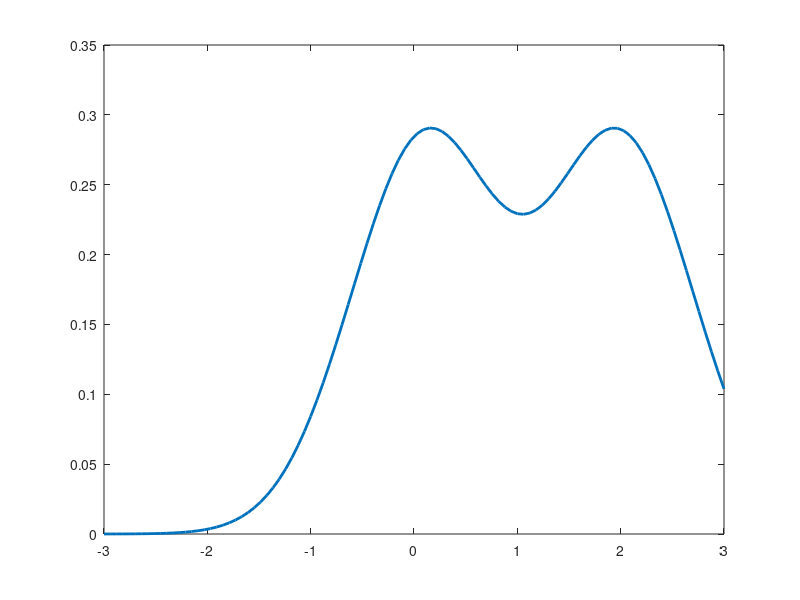

The MATLAB source for this figure: (Note: this script raises an error after producing the figure.)
clear all
close all
clc

%simulate data from a gaussian mixture

mu = [2; 0.1];
sigma = cat(3,0.5,0.5);
p = ones(1,2)/2;
gm = gmdistribution(mu,sigma,p);

gmPDF = @(x) arrayfun( @(x0) pdf(gm,x0), x);


rng('default') % For reproducibility
D = random(gm,300);


figure(1)
plot(linspace(-3,3),gmPDF(linspace(-3,3)),'LineWidth',2);
hold on
histogram(D,10,'Normalization','pdf');
title('Gaussian mixture pdf');
hold off
t_star=0.5;
u=@(D) exp(-D*t_star);

D_obs=0.8;
u_obs=u(D_obs)+normrnd(0,0.1);

X_data=u(D)+normrnd(0,0.1,[300,1]);
figure(2)
plot(X_data,D,'bo')
hold on
plot(u_obs,D_obs,'r*')
%% lets try the mdn to fit the model


% Set up network parameters.
nin = 1;			% Number of inputs.
nhidden = 100;			% Number of hidden units.
ncentres = 2;			% Number of mixture components.
dim_target = 1;			% Dimension of target space
mdntype = '0';			% Currently unused: reserved for future use
alpha = 100;			% Inverse variance for weight initialisation
				% Make variance small for good starting point

% Create and initialize network weight vector.
net = mdn(nin, nhidden, ncentres, dim_target, mdntype);
init_options = zeros(1, 18);
init_options(1) = -1;	% Suppress all messages
init_options(14) = 10;  % 10 iterations of K means in gmminit
net = mdninit(net, alpha, X_data, init_options);

options = zeros(1,18);
options(1) = 1;			% This provides display of error values.
options(14) = 200;		% Number of training cycles. 


disp('We initialise the neural network model, which is an MLP with a')
disp('Gaussian mixture model with three components and spherical variance')
disp('as the error function.  This enables us to model the complete')
disp('conditional density function.')
disp(' ')
disp('Next we train the model for 200 epochs using a scaled conjugate gradient')
disp('optimizer.  The error function is the negative log likelihood of the')
disp('training data.')
disp(' ')
disp('Press any key to continue.')
pause

% Train using scaled conjugate gradients.
[net, options] = netopt(net, options,X_data,D, 'scg');

plotvals = linspace(0,3)';
mixes = mdn2gmm(mdnfwd(net, plotvals));


p2 = plot(X_data, D, '--y');
hold on
y = zeros(1, length(plotvals));
priors = zeros(length(plotvals), ncentres);
c = zeros(length(plotvals), 2);
widths = zeros(length(plotvals), ncentres);
for i = 1:length(plotvals)
  [m, j] = max(mixes(i).priors);
  y(i) = mixes(i).centres(j,:);
  c(i,:) = mixes(i).centres';
end
p3 = plot(plotvals, y, '*r');
legend([p2 p3], 'function', 'MDN mode');
hold off

%%
clc
disp('We can also plot how the mixture model parameters depend on x.')
disp('First we plot the mixture centres, then the priors and finally')
disp('the variances.')
disp(' ')
disp('Press any key to continue.')
pause
%%fh2 = figure;
subplot(3, 1, 1)
plot(plotvals, c)
hold on
title('Mixture centres')
legend('centre 1', 'centre 2')
hold off

priors = reshape([mixes.priors], mixes(1).ncentres, size(mixes, 2))';
%%fh3 = figure;
subplot(3, 1, 2)
plot(plotvals, priors)
hold on
title('Mixture priors')
legend('centre 1', 'centre 2', 'centre 3')
hold off

variances = reshape([mixes.covars], mixes(1).ncentres, size(mixes, 2))';
%%fh4 = figure;
subplot(3, 1, 3)
plot(plotvals, variances)
hold on
title('Mixture variances')
legend('centre 1', 'centre 2')
hold off

disp('The last figure is a contour plot of the conditional probability')
disp('density generated by the Mixture Density Network.  Note how it')
disp('is well matched to the regions of high data density.')
disp(' ')
disp('Press any key to continue.')
%%
out_mix = mdn2gmm(mdnfwd(net, u_obs));
mu_obs=out_mix.centres;
prior_obs=out_mix.priors;
sigma_obs=cat(3,out_mix.covars(1),out_mix.covars(2));

gm_obs = gmdistribution(mu_obs,sigma_obs,prior_obs);

gmPDF_obs = @(x) arrayfun( @(x0) pdf(gm_obs,x0), x);
figure(1)
plot(linspace(-3,3),gmPDF_obs(linspace(-3,3)),'LineWidth',2);
hold on
xline(D_obs)

%%
rng('default') % For reproducibility
D = random(gm_obs,300);


figure(1)
plot(linspace(-3,3),gmPDF_obs(linspace(-3,3)),'LineWidth',2);
hold on
histogram(D,10,'Normalization','pdf');
title('Gaussian mixture pdf');
hold off


X_data=u(D)+normrnd(0,0.1,[300,1]);
figure(2)
plot(X_data,D,'bo')
hold on
plot(u_obs,D_obs,'r*')
%%
% Set up network parameters.
nin = 1;			% Number of inputs.
nhidden = 100;			% Number of hidden units.
ncentres = 2;			% Number of mixture components.
dim_target = 1;			% Dimension of target space
mdntype = '0';			% Currently unused: reserved for future use
alpha = 100;			% Inverse variance for weight initialisation
				% Make variance small for good starting point

% Create and initialize network weight vector.
net = mdn(nin, nhidden, ncentres, dim_target, mdntype);
init_options = zeros(1, 18);
init_options(1) = -1;	% Suppress all messages
init_options(14) = 10;  % 10 iterations of K means in gmminit
net = mdninit(net, alpha, X_data, init_options);

options = zeros(1,18);
options(1) = 1;			% This provides display of error values.
options(14) = 200;		% Number of training cycles. 


disp('We initialise the neural network model, which is an MLP with a')
disp('Gaussian mixture model with three components and spherical variance')
disp('as the error function.  This enables us to model the complete')
disp('conditional density function.')
disp(' ')
disp('Next we train the model for 200 epochs using a scaled conjugate gradient')
disp('optimizer.  The error function is the negative log likelihood of the')
disp('training data.')
disp(' ')
disp('Press any key to continue.')
pause

% Train using scaled conjugate gradients.
[net, options] = netopt(net, options,X_data,D, 'scg');

plotvals = linspace(0,3)';
mixes = mdn2gmm(mdnfwd(net, plotvals));


p2 = plot(X_data, D, '--y');
hold on
y = zeros(1, length(plotvals));
priors = zeros(length(plotvals), ncentres);
c = zeros(length(plotvals), 2);
widths = zeros(length(plotvals), ncentres);
for i = 1:length(plotvals)
  [m, j] = max(mixes(i).priors);
  y(i) = mixes(i).centres(j,:);
  c(i,:) = mixes(i).centres';
end
p3 = plot(plotvals, y, '*r');
legend([ p2 p3], 'function', 'MDN mode');
hold off

%%
clc
disp('We can also plot how the mixture model parameters depend on x.')
disp('First we plot the mixture centres, then the priors and finally')
disp('the variances.')
disp(' ')
disp('Press any key to continue.')
pause
fh2 = figure;
subplot(3, 1, 1)
plot(plotvals, c)
hold on
title('Mixture centres')
legend('centre 1', 'centre 2')
hold off

priors = reshape([mixes.priors], mixes(1).ncentres, size(mixes, 2))';
%%fh3 = figure;
subplot(3, 1, 2)
plot(plotvals, priors)
hold on
title('Mixture priors')
legend('centre 1', 'centre 2', 'centre 3')
hold off

variances = reshape([mixes.covars], mixes(1).ncentres, size(mixes, 2))';
%%fh4 = figure;
subplot(3, 1, 3)
plot(plotvals, variances)
hold on
title('Mixture variances')
legend('centre 1', 'centre 2')
hold off

disp('The last figure is a contour plot of the conditional probability')
disp('density generated by the Mixture Density Network.  Note how it')
disp('is well matched to the regions of high data density.')
disp(' ')
disp('Press any key to continue.')
%%

out_mix_2 = mdn2gmm(mdnfwd(net, u_obs));
mu_obs_2=out_mix_2.centres;
prior_obs_2=out_mix_2.priors;
sigma_obs_2=cat(3,out_mix_2.covars(1),out_mix_2.covars(2));

gm_obs_2 = gmdistribution(mu_obs_2,sigma_obs_2,prior_obs_2);

gmPDF_obs_2 = @(x) arrayfun( @(x0) pdf(gm_obs_2,x0), x);
figure(4)
plot(linspace(-3,3),gmPDF_obs_2(linspace(-3,3)),'LineWidth',2);
hold on
xline(D_obs)

%%
rng('default') % For reproducibility
D = random(gm_obs_2,300);


figure(1)
plot(linspace(-3,3),gmPDF_obs_2(linspace(-3,3)),'LineWidth',2);
hold on
histogram(D,10,'Normalization','pdf');
title('Gaussian mixture pdf');
hold off


X_data=u(D)+normrnd(0,0.1,[300,1]);
figure(2)
plot(X_data,D,'bo')
hold on
plot(u_obs,D_obs,'r*')
%%
% Set up network parameters.
nin = 1;			% Number of inputs.
nhidden = 100;			% Number of hidden units.
ncentres = 2;			% Number of mixture components.
dim_target = 1;			% Dimension of target space
mdntype = '0';			% Currently unused: reserved for future use
alpha = 100;			% Inverse variance for weight initialisation
				% Make variance small for good starting point

% Create and initialize network weight vector.
net = mdn(nin, nhidden, ncentres, dim_target, mdntype);
init_options = zeros(1, 18);
init_options(1) = -1;	% Suppress all messages
init_options(14) = 10;  % 10 iterations of K means in gmminit
net = mdninit(net, alpha, X_data, init_options);

options = zeros(1,18);
options(1) = 1;			% This provides display of error values.
options(14) = 200;		% Number of training cycles. 


disp('We initialise the neural network model, which is an MLP with a')
disp('Gaussian mixture model with three components and spherical variance')
disp('as the error function.  This enables us to model the complete')
disp('conditional density function.')
disp(' ')
disp('Next we train the model for 200 epochs using a scaled conjugate gradient')
disp('optimizer.  The error function is the negative log likelihood of the')
disp('training data.')
disp(' ')
disp('Press any key to continue.')
pause

% Train using scaled conjugate gradients.
[net, options] = netopt(net, options,X_data,D, 'scg');

plotvals = linspace(0,3)';
mixes = mdn2gmm(mdnfwd(net, plotvals));


p2 = plot(X_data, D, '--y');
hold on
y = zeros(1, length(plotvals));
priors = zeros(length(plotvals), ncentres);
c = zeros(length(plotvals), 2);
widths = zeros(length(plotvals), ncentres);
for i = 1:length(plotvals)
  [m, j] = max(mixes(i).priors);
  y(i) = mixes(i).centres(j,:);
  c(i,:) = mixes(i).centres';
end
p3 = plot(plotvals, y, '*r');
legend([ p2 p3], 'function', 'MDN mode');
hold off

%%
clc
disp('We can also plot how the mixture model parameters depend on x.')
disp('First we plot the mixture centres, then the priors and finally')
disp('the variances.')
disp(' ')
disp('Press any key to continue.')
pause
fh2 = figure;
subplot(3, 1, 1)
plot(plotvals, c)
hold on
title('Mixture centres')
legend('centre 1', 'centre 2')
hold off

priors = reshape([mixes.priors], mixes(1).ncentres, size(mixes, 2))';
%%fh3 = figure;
subplot(3, 1, 2)
plot(plotvals, priors)
hold on
title('Mixture priors')
legend('centre 1', 'centre 2', 'centre 3')
hold off

variances = reshape([mixes.covars], mixes(1).ncentres, size(mixes, 2))';
%%fh4 = figure;
subplot(3, 1, 3)
plot(plotvals, variances)
hold on
title('Mixture variances')
legend('centre 1', 'centre 2')
hold off

disp('The last figure is a contour plot of the conditional probability')
disp('density generated by the Mixture Density Network.  Note how it')
disp('is well matched to the regions of high data density.')
disp(' ')
disp('Press any key to continue.')
%%

out_mix_2 = mdn2gmm(mdnfwd(net, u_obs));
mu_obs_2=out_mix_2.centres;
prior_obs_2=out_mix_2.priors;
sigma_obs_2=cat(3,out_mix_2.covars(1),out_mix_2.covars(2));

gm_obs_2 = gmdistribution(mu_obs_2,sigma_obs_2,prior_obs_2);

gmPDF_obs_2 = @(x) arrayfun( @(x0) pdf(gm_obs_2,x0), x);
figure(4)
plot(linspace(-3,3),gmPDF_obs_2(linspace(-3,3)),'LineWidth',2);
hold on
xline(D_obs)
